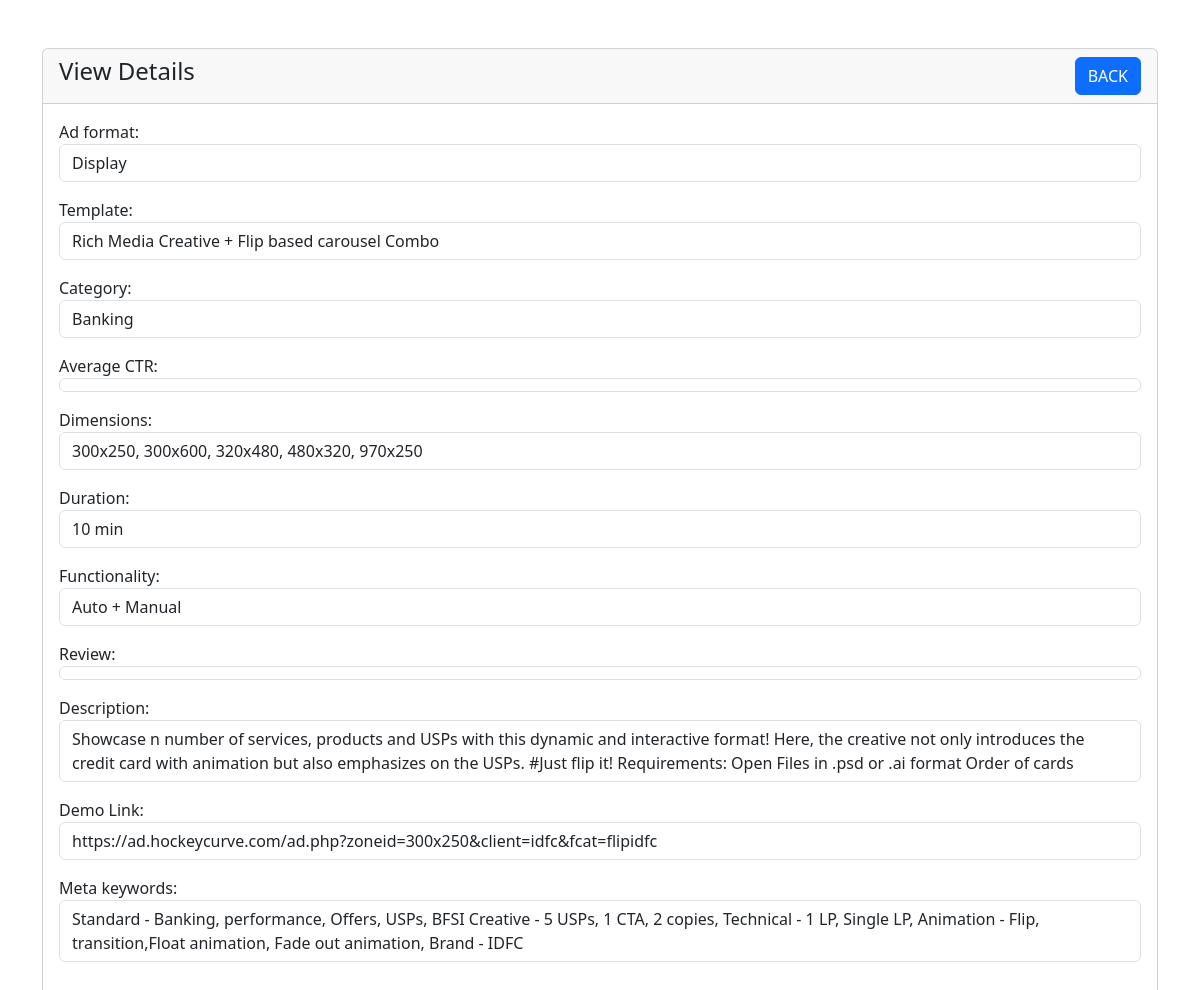
The app's page /data_view.php?id=2 with its own data.
### tables this page shows
CREATE TABLE `present` (
  `id` int(11) NOT NULL,
  `ad_format` varchar(255) NOT NULL,
  `template` varchar(255) NOT NULL,
  `category` varchar(255) NOT NULL,
  `average_ctr` varchar(255) NOT NULL,
  `dimensions` varchar(255) NOT NULL,
  `duration` varchar(255) NOT NULL,
  `functionality` varchar(255) NOT NULL,
  `reviews` longtext NOT NULL,
  `description` longtext NOT NULL,
  `demo_link` varchar(255) NOT NULL,
  `meta_keywords` longtext NOT NULL
);

### data_view.php (the view, shortened to what this page needs)
<?php
require 'dbcon.php';
?>
<?php require('header.php'); ?>
<div class="container mt-5">
    <div class="row">
        <div class="col-md-12">
            <div class="card">
                <div class="card-header">
                    <h4>View Details
                        <a href="index.php"" class=" btn btn-primary float-end">BACK</a>
                    </h4>
                </div>
                <div class="card-body">
                    <?php
                    if (isset($_GET['id'])) {
                        $presentation_id = mysqli_real_escape_string($con, $_GET['id']);
                        $query = "SELECT * FROM present WHERE id='$presentation_id' ";
                        $query_run = mysqli_query($con, $query);
                        if (mysqli_num_rows($query_run) > 0) {
                            $presentation = mysqli_fetch_array($query_run);
                            ?>
                            <div class="mb-3">
                                <label for="name">Ad format:</label>
                                <p class="form-control">
                                    <?= $presentation['ad_format']; ?>
                                </p>
                            </div>
                            <div class="mb-3">
                                <label for="email">Template:</label>
                                <p class="form-control">
                                    <?= $presentation['template']; ?>
                                </p>
                            </div>
                            <div class="mb-3">
                                <label for="phone">Category:</label>
                                <p class="form-control">
                                    <?= $presentation['category']; ?>
                                </p>
                            </div>
                            <div class="mb-3">
                                <label for="course">Average CTR:</label>
                                <p class="form-control">
                                </p>
                            </div>
                            <div class="mb-3">
                                <label for="course">Dimensions:</label>
                                <p class="form-control">
                                    <?= $presentation['dimensions']; ?>
                                </p>
                            </div>
                            <div class="mb-3">
                                <label for="course">Duration:</label>
                                <p class="form-control">
                                    <?= $presentation['duration']; ?>
                                </p>
                            </div>
                            <div class="mb-3">
                                <label for="course">Functionality:</label>
                                <p class="form-control">
                                    <?= $presentation['functionality']; ?>
                                </p>
                            </div>
                            <div class="mb-3">
                                <label for="course">Review:</label>
                                <p class="form-control">
                                </p>
                            </div>
                            <div class="mb-3">
                                <label for="course">Description:</label>
                                <p class="form-control">
                                    <?= $presentation['description']; ?>
                                </p>
                            </div>
                            <div class="mb-3">
                                <label for="course">Demo Link:</label>
                                <p class="form-control">
                                    <?= $presentation['demo_link']; ?>
                                </p>
                            </div>
                            <div class="mb-3">
                                <label for="course">Meta keywords:</label>
                                <p class="form-control">
                                    <?= $presentation['meta_keywords']; ?>
                                </p>
                            </div>
                            <?php
                        } else {
                            echo "<h4>No such Id Found</h4>";
                        }
                    }
                    ?>
                </div>
            </div>
        </div>
    </div>
</div>
<?php require('footer.php'); ?>

### records on screen
present: ad_format "Display", template "Rich Media Creative + Flip based carousel Combo", category "Banking", dimensions "300x250, 300x600, 320x480, 480x320, 970x250", duration "10 min", functionality "Auto + Manual", description "Showcase n number of services, products and USPs with this dynamic and interactive format! Here, the creative not only introduces the credit card with animation but also emphasizes on the USPs. #Just flip it! Requirements: Open Files in .psd or .ai format Order of cards", demo_link "https://ad.hockeycurve.com/ad.php?zoneid=300x250&client=idfc&fcat=flipidfc", meta_keywords "Standard - Banking, performance, Offers, USPs, BFSI Creative - 5 USPs, 1 CTA, 2 copies, Technical - 1 LP, Single LP, Animation - Flip, transition,Float animation, Fade out animation, Brand - IDFC"
